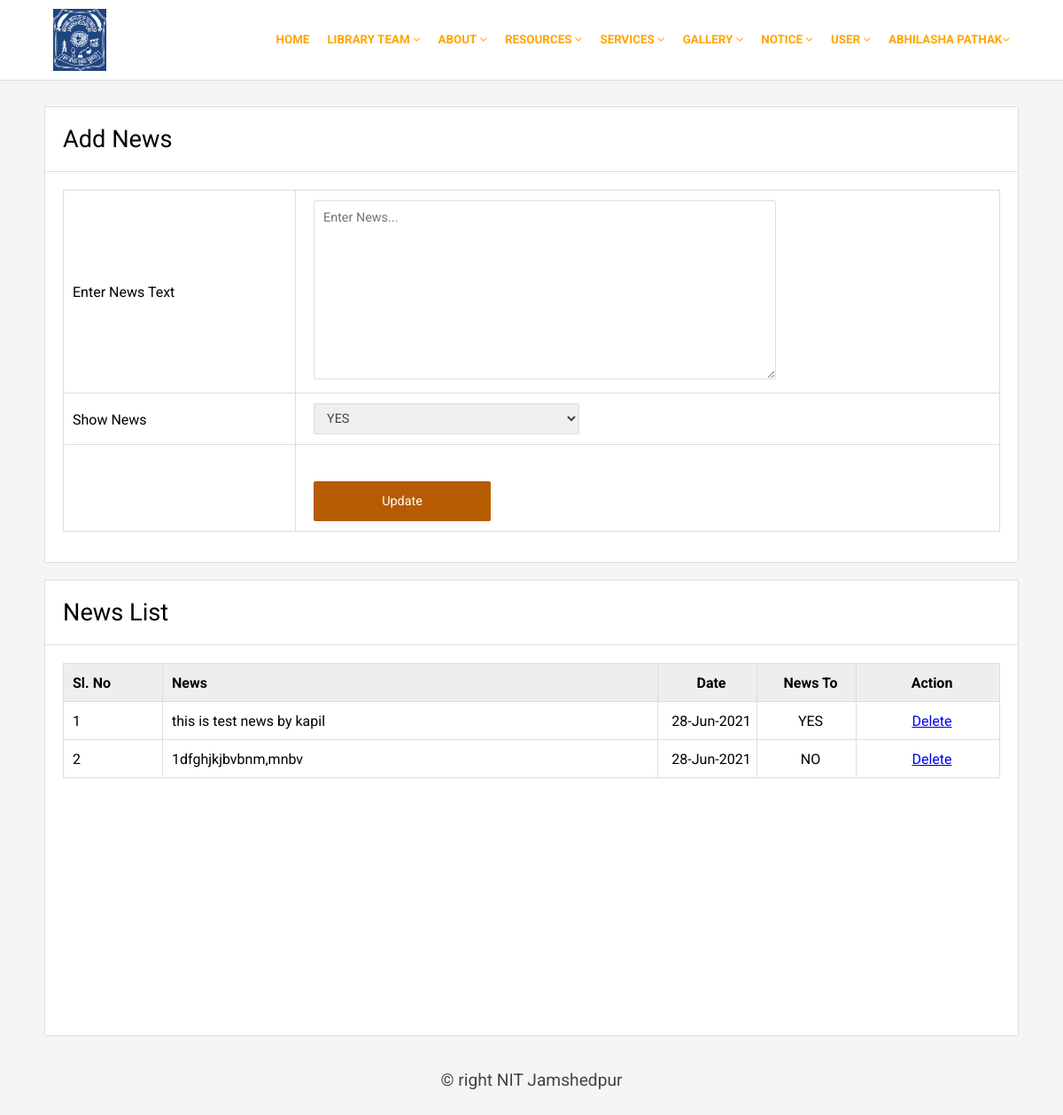
Page /news.php (signed in) on the earlier database version.
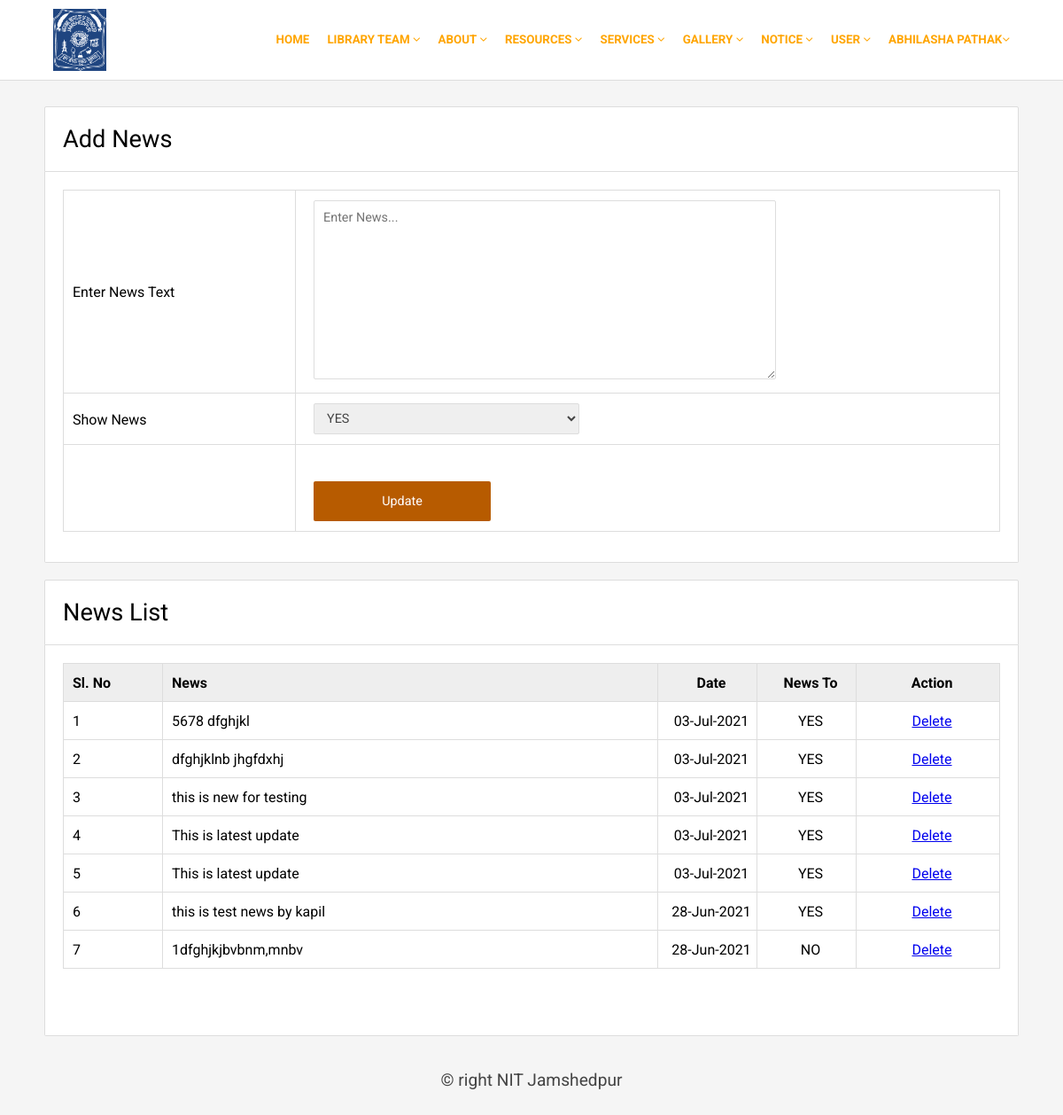
Same page on the later database version.
### tables this page shows
CREATE TABLE `news` (
  `nid` int(11) NOT NULL,
  `news` varchar(200) NOT NULL,
  `nto` varchar(10) NOT NULL,
  `date` varchar(15) NOT NULL,
  `news_file` varchar(250) NOT NULL,
  `deleted` varchar(10) NOT NULL,
  `user_type` varchar(20) NOT NULL
);

### news.php (the view, shortened to what this page needs)
<?php
include('comman/connect.php');
?>
<!DOCTYPE html>
<html>
<head>
	<link rel="stylesheet" type="text/css" href="css/style1.css">
	<link rel="stylesheet" type="text/css" href="css/font-awesome.css">
	<link rel="stylesheet" href="https://cdnjs.cloudflare.com/ajax/libs/font-awesome/4.7.0/css/font-awesome.min.css">
</head>
<body>
<?php include('comman/menu.php');?>
<div class="main">
	<div class="hedding">Add News</div>
	<div class="form">
		<form method="post" action="#">
			<table border="1">
				<tr>
					<td>Enter News Text</td>
					<td><textarea name="news" required placeholder="Enter News..." minlength="10" maxlength="200"></textarea></td>
				</tr>
				<tr>
					<td width="250" valign="top"><br>Show News</td>
					<td><select name="status">
						<option value="YES">YES</option>
					</select></td>
				</tr>
				<tr>
					<td></td>
					<td><input type="submit" name="Update" value="Update"></td>
				</tr>
			</table>
		</form>
	</div>
</div><br>
<div class="main">
	<div class="hedding">News List</div>
	<div class="form">
		<table border="1">
			<tr class="tr">
				<td width="100">Sl. No</td>
				<td>News</td>
				<td width="100" align="center">Date</td>
				<td width="100" align="center">News To</td>
				<td width="150" align="center">Action</td>
			</tr>
			<?php
				$res=$con->query("select * from news where deleted='' order by(nid) desc");
				$i=1;
				while($row=mysqli_fetch_array($res))
				{ $id=$row['nid'];
					echo "<tr>";
						echo "<td>".$i++."</td>";
						echo "<td>".$row['news']."</td>";
						echo "<td align='center'>".$row['date']."</td>";
						echo "<td align='center'>".$row['nto']."</td>";
						echo "<td align='center'><a href='delete.php?id=".$id."&&tname=news'>Delete</a></td>";
					echo "</tr>";
				}
			?>
		</table>
	</div>
</div>
<?php include('comman/footer.php');?>
</body>
</html>

Differences in the rows shown:
added news: news "5678 dfghjkl", date "03-Jul-2021", nto "YES"
added news: news "dfghjklnb jhgfdxhj", date "03-Jul-2021", nto "YES"
added news: news "this is new for testing", date "03-Jul-2021", nto "YES"
added news: news "This is latest update", date "03-Jul-2021", nto "YES"
added news: news "This is latest update", date "03-Jul-2021", nto "YES"
